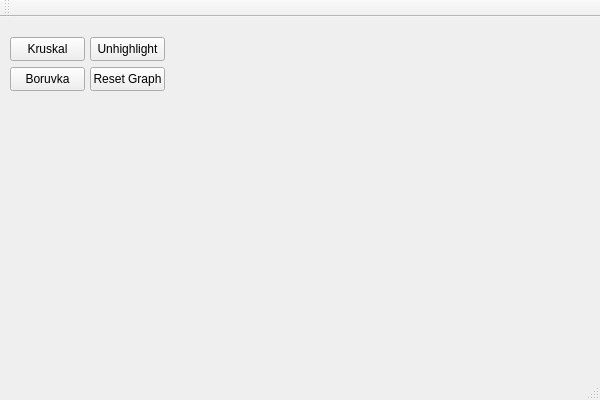
<?xml version="1.0" encoding="UTF-8"?>
<ui version="4.0">
 <class>Tema4Class</class>
 <widget class="QMainWindow" name="Tema4Class">
  <property name="geometry">
   <rect>
    <x>0</x>
    <y>0</y>
    <width>600</width>
    <height>400</height>
   </rect>
  </property>
  <property name="windowTitle">
   <string>Tema4</string>
  </property>
  <widget class="QWidget" name="centralWidget">
   <widget class="QPushButton" name="kruskal">
    <property name="geometry">
     <rect>
      <x>10</x>
      <y>20</y>
      <width>75</width>
      <height>24</height>
     </rect>
    </property>
    <property name="text">
     <string>Kruskal</string>
    </property>
   </widget>
   <widget class="QPushButton" name="boruvka">
    <property name="geometry">
     <rect>
      <x>10</x>
      <y>50</y>
      <width>75</width>
      <height>24</height>
     </rect>
    </property>
    <property name="text">
     <string>Boruvka</string>
    </property>
   </widget>
   <widget class="QPushButton" name="reset">
    <property name="geometry">
     <rect>
      <x>90</x>
      <y>50</y>
      <width>75</width>
      <height>24</height>
     </rect>
    </property>
    <property name="text">
     <string>Reset Graph</string>
    </property>
   </widget>
   <widget class="QPushButton" name="unhighlight">
    <property name="geometry">
     <rect>
      <x>90</x>
      <y>20</y>
      <width>75</width>
      <height>24</height>
     </rect>
    </property>
    <property name="text">
     <string>Unhighlight</string>
    </property>
   </widget>
  </widget>
  <widget class="QMenuBar" name="menuBar">
   <property name="geometry">
    <rect>
     <x>0</x>
     <y>0</y>
     <width>600</width>
     <height>22</height>
    </rect>
   </property>
  </widget>
  <widget class="QToolBar" name="mainToolBar">
   <attribute name="toolBarArea">
    <enum>TopToolBarArea</enum>
   </attribute>
   <attribute name="toolBarBreak">
    <bool>false</bool>
   </attribute>
  </widget>
  <widget class="QStatusBar" name="statusBar"/>
 </widget>
 <layoutdefault spacing="6" margin="11"/>
 <resources>
  <include location="Tema4.qrc"/>
 </resources>
 <connections/>
</ui>
